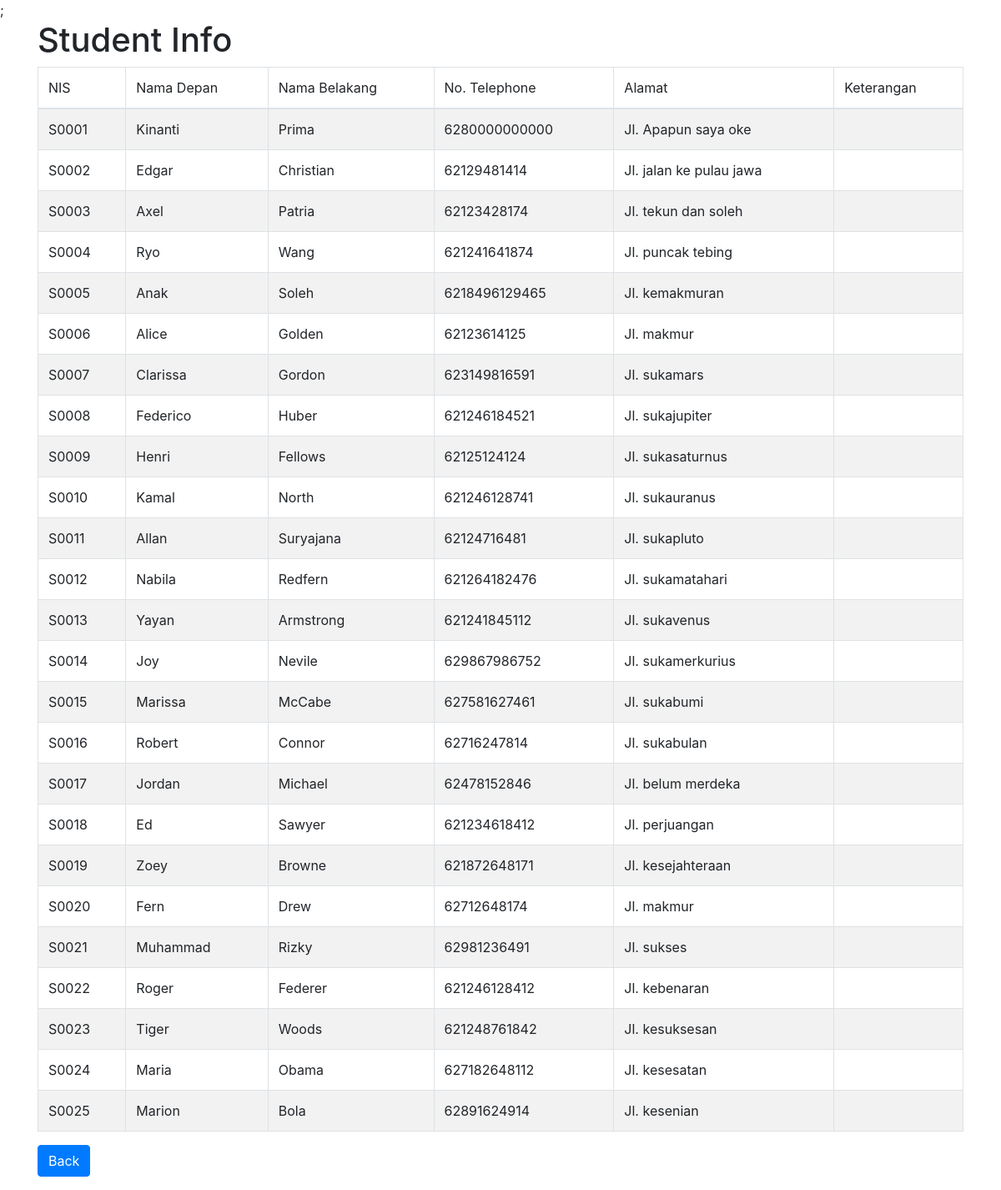
/index.php/oldcontroller/infosiswa_siswa, run on the app's committed database.
### tables this page shows
CREATE TABLE `siswa` (
  `id_siswa` varchar(255) NOT NULL,
  `user_id` varchar(255) NOT NULL,
  `id_kelas` varchar(5) DEFAULT NULL,
  `first_name` varchar(255) NOT NULL,
  `last_name` varchar(255) DEFAULT NULL,
  `contact` varchar(255) NOT NULL,
  `address` varchar(255) NOT NULL,
  `keterangan` varchar(255) DEFAULT NULL
);

### application/controllers/oldcontroller/Infosiswa_siswa.php (called while the page is built, shortened)
<?php
class Infosiswa_siswa extends CI_Controller
{
  public function __construct()
  {
      $this->load->helper('html');
      $this->load->model('data');
  }
	public function index(){
    $data['js'] = $this->load->view('include/javascript.php', NULL, TRUE);
    $data['css'] = $this->load->view('include/css.php', NULL, TRUE);
    $data['infosiswa'] = $this->data->get_data();
    $this->load->view('pages/infosiswa_siswa.php', $data);
  }
}

### index.php (called while the page is built, shortened)
<?php
require_once BASEPATH.'core/CodeIgniter.php';

### application/models/Data.php (called while the page is built, shortened)
<?php
class Data extends CI_Model{
  public function get_data(){
    $query = $this->db->query("SELECT * FROM siswa NATURAL JOIN credentials");
    return $query->result_array();
  }
}

### application/views/pages/infosiswa_siswa.php (the view, shortened to what this page needs)
<!DOCTYPE HTML>
<html>
<head>
	<?=$css?>;
</head>
<body>
	<div class="container">
		<h1>Student Info</h1>
		<div class="table-responsive">
			<table id="students" class="table table-striped table-bordered">
				<thead>
					<tr>
						<td>NIS</td>
						<td>Nama Depan</td>
						<td>Nama Belakang</td>
						<td>No. Telephone</td>
						<td>Alamat</td>
						<td>Keterangan</td>
					</tr>
				</thead>
				<?php
        foreach ($infosiswa as $row) { ?>
				<tr>
					<td><?php echo $row['id_siswa']; ?></td>
					<td><?php echo $row['first_name']; ?></td>
					<td><?php echo $row['last_name']; ?></td>
					<td><?php echo $row['contact']; ?></td>
					<td><?php echo $row['address']; ?></td>
					<td><?php echo $row['keterangan']; ?></td>
				</tr>
				<?php } ?>
			</table>
		</div>
		<p><a href="main" class="btn btn-primary">Back</a></p>
	</div>
</body>
</html>

### data on the page
siswa: id_siswa "S0001", first_name "Kinanti", last_name "Prima", contact "6280000000000", address "Jl. Apapun saya oke"
siswa: id_siswa "S0002", first_name "Edgar", last_name "Christian", contact "62129481414", address "Jl. jalan ke pulau jawa"
siswa: id_siswa "S0003", first_name "Axel", last_name "Patria", contact "62123428174", address "Jl. tekun dan soleh"
siswa: id_siswa "S0004", first_name "Ryo", last_name "Wang", contact "621241641874", address "Jl. puncak tebing"
siswa: id_siswa "S0005", first_name "Anak", last_name "Soleh", contact "6218496129465", address "Jl. kemakmuran"
siswa: id_siswa "S0006", first_name "Alice", last_name "Golden", contact "62123614125", address "Jl. makmur"
siswa: id_siswa "S0007", first_name "Clarissa", last_name "Gordon", contact "623149816591", address "Jl. sukamars"
siswa: id_siswa "S0008", first_name "Federico", last_name "Huber", contact "621246184521", address "Jl. sukajupiter"
siswa: id_siswa "S0009", first_name "Henri", last_name "Fellows", contact "62125124124", address "Jl. sukasaturnus"
siswa: id_siswa "S0010", first_name "Kamal", last_name "North", contact "621246128741", address "Jl. sukauranus"
siswa: id_siswa "S0011", first_name "Allan", last_name "Suryajana", contact "62124716481", address "Jl. sukapluto"
siswa: id_siswa "S0012", first_name "Nabila", last_name "Redfern", contact "621264182476", address "Jl. sukamatahari"
siswa: id_siswa "S0013", first_name "Yayan", last_name "Armstrong", contact "621241845112", address "Jl. sukavenus"
siswa: id_siswa "S0014", first_name "Joy", last_name "Nevile", contact "629867986752", address "Jl. sukamerkurius"
siswa: id_siswa "S0015", first_name "Marissa", last_name "McCabe", contact "627581627461", address "Jl. sukabumi"
siswa: id_siswa "S0016", first_name "Robert", last_name "Connor", contact "62716247814", address "Jl. sukabulan"
siswa: id_siswa "S0017", first_name "Jordan", last_name "Michael", contact "62478152846", address "Jl. belum merdeka"
siswa: id_siswa "S0018", first_name "Ed", last_name "Sawyer", contact "621234618412", address "Jl. perjuangan"
siswa: id_siswa "S0019", first_name "Zoey", last_name "Browne", contact "621872648171", address "Jl. kesejahteraan"
siswa: id_siswa "S0020", first_name "Fern", last_name "Drew", contact "62712648174", address "Jl. makmur"
siswa: id_siswa "S0021", first_name "Muhammad", last_name "Rizky", contact "62981236491", address "Jl. sukses"
siswa: id_siswa "S0022", first_name "Roger", last_name "Federer", contact "621246128412", address "Jl. kebenaran"
siswa: id_siswa "S0023", first_name "Tiger", last_name "Woods", contact "621248761842", address "Jl. kesuksesan"
siswa: id_siswa "S0024", first_name "Maria", last_name "Obama", contact "627182648112", address "Jl. kesesatan"
siswa: id_siswa "S0025", first_name "Marion", last_name "Bola", contact "62891624914", address "Jl. kesenian"
